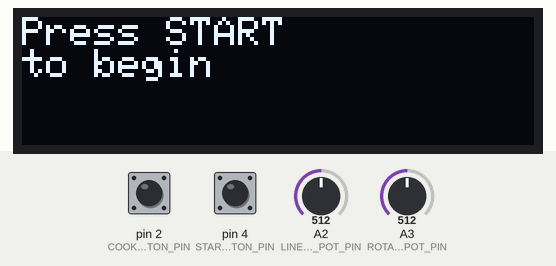
A sketch run on a simulated Arduino Mega 2560, built with avr-gcc and run on an emulated ATmega2560. On the bench: 128×32 one-colour display. The inputs (shaded band) are chosen by the test bench; at power-on: pin 4 (START_BUTTON_PIN) HIGH, pin 2 (COOK_BUTTON_PIN) HIGH, A3 (ROTARY_POT_PIN) = 512, A2 (LINEAR_POT_PIN) = 512. Random numbers use the default seed unless the sketch sets one; the audio player accepts every command and is not drawn.

Above: at 6.1 s.
6.2 s: pin 4 (START_BUTTON_PIN) pulled LOW for 0.15 s
At 6.9 s:
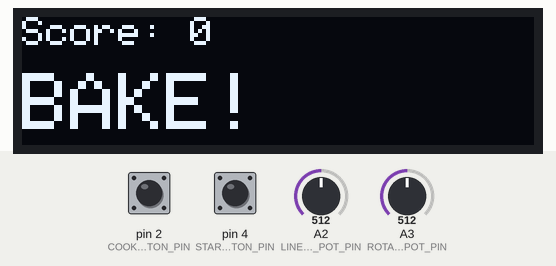
9.3 s: pin 2 (COOK_BUTTON_PIN) pulled LOW for 0.15 s
At 11.1 s:
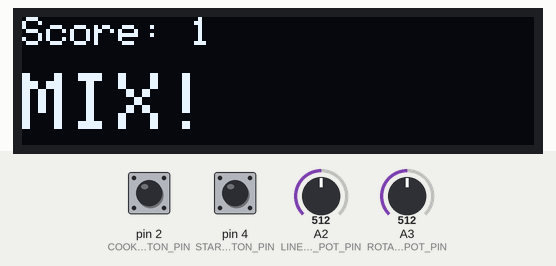
12.4 s: pin 4 (START_BUTTON_PIN) pulled LOW for 1 s
At 13.4 s:
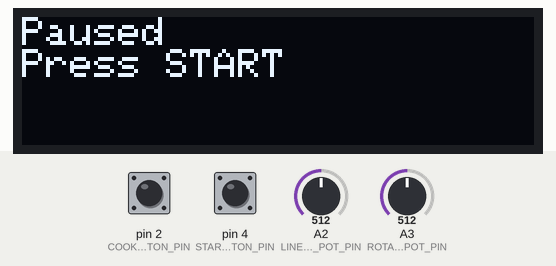
14.9 s: pin 4 (START_BUTTON_PIN) pulled LOW for 0.15 s
At 15.3 s:
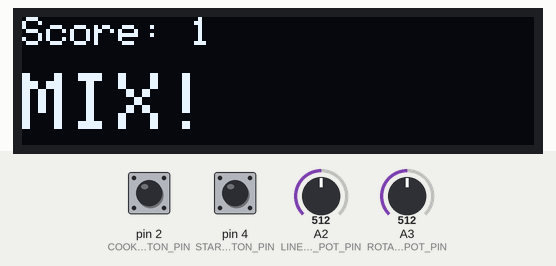
18.0 s: A3 (ROTARY_POT_PIN) set to 623
21.0 s: A3 (ROTARY_POT_PIN) set to 645
Timing chart, 0 to 23.5 s (numbered marks = the images above; inputs shaded):
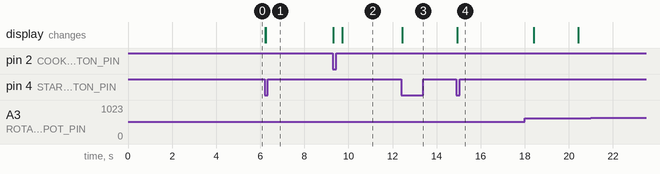

The sketch:

Bake_it.ino
```cpp
/*
 * BAKE IT! - Junior Design Project (robust DFPlayer + anti-ghost scoring)
 *
 * SD card layout (recommended):
 *   /MP3/0001.mp3  intro
 *   /MP3/0002.mp3  cut it
 *   /MP3/0003.mp3  mix it
 *   /MP3/0004.mp3  bake it
 *   /MP3/0005.mp3  lose
 */

#include "Arduino.h"
#include "DFRobotDFPlayerMini.h"

#if (defined(ARDUINO_AVR_UNO) || defined(ESP8266))
  #include <SoftwareSerial.h>
  SoftwareSerial softSerial(/*rx=*/9, /*tx=*/10);
  #define FPSerial softSerial
#else
  #define FPSerial Serial1
#endif

#include <Wire.h>
#include <Adafruit_GFX.h>
#include <Adafruit_SSD1306.h>

// ================= OLED CONFIG =================
#define SCREEN_WIDTH 128
#define SCREEN_HEIGHT 32
#define OLED_RESET     -1
#define SCREEN_ADDRESS 0x3C
Adafruit_SSD1306 display(SCREEN_WIDTH, SCREEN_HEIGHT, &Wire, OLED_RESET);

// ================= PINS =================
#define ROTARY_POT_PIN   A3
#define LINEAR_POT_PIN   A2
#define COOK_BUTTON_PIN  2
#define START_BUTTON_PIN 4

// ================= DFPLAYER =================
DFRobotDFPlayerMini myDFPlayer;

// DFPlayer stability tuning
const unsigned long DFPLAYER_READY_DELAY_MS = 1200;
const unsigned long DF_CMD_GAP_MS           = 140;  // min gap between DF commands
unsigned long dfLastCmdMs = 0;
bool dfPlaying = false;

// Intro / lose timing
const unsigned long INTRO_DELAY_MS = 3000;

// ================= GAME TIMING =================
int timeDelay = 3000;
const int MIN_TIME_DELAY = 500;
const int SPEEDUP_STEP = 200;
const int SPEEDUP_EVERY = 5;

const unsigned long BETWEEN_ROUNDS_MS = 400;

// Pot movement sensitivity
const int POT_CHANGE = 120;

// Prevent “instant win” that cuts/skips audio
const unsigned long PROMPT_LOCKOUT_MS = 250; // ignore inputs briefly after prompt starts

// ================= STATE =================
bool gameRunning = false;
bool gameInitialized = false;

// Start button debounce
const unsigned long DEBOUNCE_DELAY = 20;
int startButtonState = HIGH;
int lastStartButtonState = HIGH;
unsigned long lastStartDebounceTime = 0;

// Run stats
int score = 0;
int roundsPassed = 0;

// Round state
bool roundActive = false;
uint8_t currentPromptTrack = 0;   // 2,3,4
unsigned long promptStartMs = 0;
unsigned long roundDeadline = 0;
unsigned long nextRoundAt = 0;

// Pause behavior
bool resumeSamePrompt = false;
uint8_t pausedPromptTrack = 0;

// Input tracking
int cookLastState = HIGH;
int rotaryLastValue = 0;
int linearLastValue = 0;

// ================= DFPLAYER SERVICE =================
void serviceDFPlayer() {
  // Drain any messages so SoftwareSerial RX buffer doesn't fill over time.
  while (myDFPlayer.available()) {
    (void)myDFPlayer.readType();
    (void)myDFPlayer.read();
  }
}

void dfWaitGap() {
  // Wait until we respect DF_CMD_GAP_MS between commands, but keep draining DFPlayer.
  while (millis() - dfLastCmdMs < DF_CMD_GAP_MS) {
    serviceDFPlayer();
    delay(1);
  }
}

void dfStop() {
  if (!dfPlaying) return;
  dfWaitGap();
  myDFPlayer.stop();
  dfLastCmdMs = millis();
  dfPlaying = false;
}

void dfPlayMp3(uint16_t n) {
  // Only stop if we think something is currently playing
  dfStop();
  dfWaitGap();
  myDFPlayer.playMp3Folder(n); // /MP3/000n.mp3
  dfLastCmdMs = millis();
  dfPlaying = true;
}

// “smart” delay: keeps DFPlayer RX drained during long waits
void smartDelay(unsigned long ms) {
  unsigned long t0 = millis();
  while (millis() - t0 < ms) {
    serviceDFPlayer();
    delay(1);
  }
}

bool initDFPlayer() {
#if (defined(ARDUINO_AVR_UNO) || defined(ESP8266))
  softSerial.listen(); // ensure SoftwareSerial is active after reset
#endif

  for (int attempt = 1; attempt <= 3; attempt++) {
    // isACK = false reduces serial chatter; doReset = true resyncs DFPlayer
    if (myDFPlayer.begin(FPSerial, /*isACK=*/false, /*doReset=*/true)) {
      delay(DFPLAYER_READY_DELAY_MS);
      myDFPlayer.volume(15);
      dfLastCmdMs = millis();
      dfPlaying = false;
      serviceDFPlayer();
      return true;
    }
    delay(800);
  }
  return false;
}

// ================= OLED HELPERS =================
void displayPressStart() {
  display.clearDisplay();
  display.setTextSize(1);
  display.setTextColor(SSD1306_WHITE);
  display.setCursor(0, 0);
  display.println(F("Press START"));
  display.println(F("to begin"));
  display.display();
}

void displayPaused() {
  display.clearDisplay();
  display.setTextSize(1);
  display.setTextColor(SSD1306_WHITE);
  display.setCursor(0, 0);
  display.println(F("Paused"));
  display.println(F("Press START"));
  display.display();
}

void displayLose() {
  display.clearDisplay();
  display.setTextSize(1);
  display.setTextColor(SSD1306_WHITE);
  display.setCursor(0, 0);
  display.println(F("You lose!"));
  display.println(F("Press START"));
  display.display();
}

void displayDFError() {
  display.clearDisplay();
  display.setTextSize(1);
  display.setTextColor(SSD1306_WHITE);
  display.setCursor(0, 0);
  display.println(F("DFPlayer FAIL"));
  display.println(F("Check SD/wiring"));
  display.display();
}

void displayScoreOnly() {
  display.clearDisplay();
  display.setTextSize(1);
  display.setTextColor(SSD1306_WHITE);
  display.setCursor(0, 0);
  display.print(F("Score: "));
  display.println(score);

  display.setTextSize(1);
  display.setCursor(0, 16);
  display.print(F("Time: "));
  display.print(timeDelay);
  display.println(F("ms"));

  display.display();
}

void displayPrompt(uint8_t track) {
  display.clearDisplay();
  display.setTextColor(SSD1306_WHITE);

  display.setTextSize(1);
  display.setCursor(0, 0);
  display.print(F("Score: "));
  display.println(score);

  display.setTextSize(2);
  display.setCursor(0, 14);
  if (track == 2) display.print(F("CUT!"));
  else if (track == 3) display.print(F("MIX!"));
  else if (track == 4) display.print(F("BAKE!"));
  else display.print(F("..."));

  display.display();
}

// ================= INPUT SYNC =================
void syncInputsForRound() {
  cookLastState = digitalRead(COOK_BUTTON_PIN);
  rotaryLastValue = analogRead(ROTARY_POT_PIN);
  linearLastValue = analogRead(LINEAR_POT_PIN);
}

// ================= INPUT CHECKERS =================
bool cookPressed() {
  int cur = digitalRead(COOK_BUTTON_PIN);
  bool pressed = (cookLastState == HIGH && cur == LOW);
  cookLastState = cur;
  return pressed;
}

bool rotaryTurned() {
  int cur = analogRead(ROTARY_POT_PIN);
  if (abs(cur - rotaryLastValue) > POT_CHANGE) {
    rotaryLastValue = cur;
    return true;
  }
  return false;
}

bool linearSlid() {
  int cur = analogRead(LINEAR_POT_PIN);
  if (abs(cur - linearLastValue) > POT_CHANGE) {
    linearLastValue = cur;
    return true;
  }
  return false;
}

bool correctInputForPrompt(uint8_t promptTrack) {
  switch (promptTrack) {
    case 2: return linearSlid();   // CUT
    case 3: return rotaryTurned(); // MIX
    case 4: return cookPressed();  // BAKE input is the button
    default: return false;
  }
}

// ================= ROUND CONTROL =================
void startRound(bool replaySame = false) {
  if (!replaySame) {
    currentPromptTrack = (uint8_t)random(2, 5); // 2..4
  }

  syncInputsForRound();

  displayPrompt(currentPromptTrack);

  // Start audio prompt (0002/0003/0004)
  dfPlayMp3(currentPromptTrack);

  promptStartMs = millis();

  // Keep the *effective* reaction time the same by extending deadline
  // by the same lockout used to prevent instant ghost scoring.
  roundDeadline = promptStartMs + (unsigned long)timeDelay + PROMPT_LOCKOUT_MS;

  roundActive = true;
}

void handleCorrect() {
  // Don’t cut audio instantly before lockout expires
  dfStop();

  score++;
  roundsPassed++;

  if (roundsPassed > 0 && (roundsPassed % SPEEDUP_EVERY == 0)) {
    if (timeDelay > MIN_TIME_DELAY) {
      timeDelay -= SPEEDUP_STEP;
      if (timeDelay < MIN_TIME_DELAY) timeDelay = MIN_TIME_DELAY;
    }
  }

  displayScoreOnly();

  roundActive = false;
  nextRoundAt = millis() + BETWEEN_ROUNDS_MS;
}

void handleLose() {
  dfStop();
  dfPlayMp3(5); // lose sound
  displayLose();

  smartDelay(2000);

  // Reset run
  timeDelay = 3000;
  roundsPassed = 0;
  score = 0;

  roundActive = false;
  currentPromptTrack = 0;

  gameRunning = false;
  gameInitialized = false;

  displayPressStart();
}

// ================= START BUTTON =================
bool handleStartButton() {
  int reading = digitalRead(START_BUTTON_PIN);

  if (reading != lastStartButtonState) {
    lastStartDebounceTime = millis();
  }

  bool handledEvent = false;

  if ((millis() - lastStartDebounceTime) > DEBOUNCE_DELAY) {
    if (reading != startButtonState) {
      startButtonState = reading;

      if (startButtonState == LOW) {
        handledEvent = true;

        if (!gameInitialized) {
          gameInitialized = true;
          gameRunning = true;

          timeDelay = 3000;
          roundsPassed = 0;
          score = 0;

          roundActive = false;
          currentPromptTrack = 0;

          displayScoreOnly();
          nextRoundAt = millis();
        } else {
          gameRunning = !gameRunning;

          if (!gameRunning) {
            // Stop audio cleanly on pause (more reliable than DF pause on many modules)
            dfStop();
            displayPaused();

            if (roundActive && currentPromptTrack >= 2 && currentPromptTrack <= 4) {
              resumeSamePrompt = true;
              pausedPromptTrack = currentPromptTrack;
              roundActive = false; // freeze round while paused
            } else {
              resumeSamePrompt = false;
              pausedPromptTrack = 0;
            }
          } else {
            // Resume: replay prompt with a fresh timer (consistent and reliable)
            if (resumeSamePrompt && pausedPromptTrack >= 2 && pausedPromptTrack <= 4) {
              currentPromptTrack = pausedPromptTrack;
              resumeSamePrompt = false;
              pausedPromptTrack = 0;
              startRound(true);
            } else {
              nextRoundAt = millis();
            }
          }
        }
      }
    }
  }

  lastStartButtonState = reading;
  return handledEvent;
}

// ================= SETUP / LOOP =================
void setup() {
  Serial.begin(115200);

  pinMode(COOK_BUTTON_PIN, INPUT_PULLUP);
  pinMode(START_BUTTON_PIN, INPUT_PULLUP);

  Wire.begin();
  if (!display.begin(SSD1306_SWITCHCAPVCC, SCREEN_ADDRESS)) {
    for(;;);
  }

  displayPressStart();

  FPSerial.begin(9600);

  if (!initDFPlayer()) {
    displayDFError();
    // Hard stop so you immediately know audio isn't initialized
    for(;;) { delay(100); }
  }

  // Intro
  dfPlayMp3(1);
  smartDelay(INTRO_DELAY_MS);

  randomSeed(analogRead(A1));
}

void loop() {
  serviceDFPlayer(); // continuously drain DFPlayer messages

  if (handleStartButton()) return;
  if (!gameRunning) return;

  unsigned long now = millis();

  if (!roundActive) {
    if (now >= nextRoundAt) {
      startRound(false);
    }
    return;
  }

  // Don’t accept inputs immediately after prompt starts
  if (now - promptStartMs < PROMPT_LOCKOUT_MS) return;

  if (correctInputForPrompt(currentPromptTrack)) {
    handleCorrect();
    return;
  }

  if ((long)(now - roundDeadline) >= 0) {
    handleLose();
    return;
  }
}
```

Measured:
- after the input at 6.2 s, the display: first changes at once (image 1 shows a later state)
- after the input at 14.9 s, the display: changes at once (image 4)
- after the input at 21.0 s, every drawn part: stays the same
